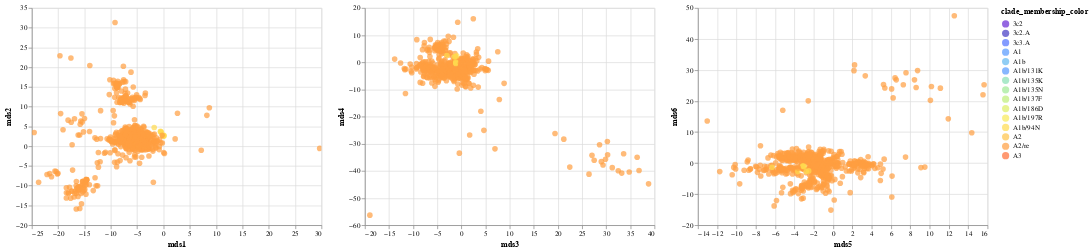

The notebook cell saved with this chart:
### Code cell
chart_12_mds = scatterplot_with_tooltip_interactive(merged_mds_df_ha,'mds1','mds2',"mds1","mds2",['strain','clade_membership'],'clade_membership_color:N', domain, range_)
chart_34_mds = scatterplot_with_tooltip_interactive(merged_mds_df_ha,'mds3','mds4',"mds3","mds4",['strain','clade_membership'],'clade_membership_color:N', domain, range_)
chart_56_mds = scatterplot_with_tooltip_interactive(merged_mds_df_ha,'mds5','mds6',"mds5","mds6",['strain','clade_membership'],'clade_membership_color:N', domain, range_)
chart_12_mds|chart_34_mds|chart_56_mds

### Figure 1 — Vega-Lite specification as saved in the notebook (floating-point values rounded to 4 significant figures; data arrays with more than 128 entries replaced by an {"elided": "..."} marker saying what was removed)
{"config": {"view": {"continuousWidth": 400, "continuousHeight": 300}}, "hconcat": [{"mark": {"type": "circle", "size": 60}, "encoding": {"color": {"type": "nominal", "field": "clade_membership_color", "scale": {"domain": ["3c2", "3c2.A", "3c3.A", "A1", "A1b", "A1b/131K", "A1b/135K", "A1b/135N", "A1b/137F", "A1b/186D", "A1b/197R", "A1b/94N", "A2", "A2/re", "A3"], "range": ["#6626d4", "#4138c3", "#4e70ff", "#5499ff", "#61b8f0", "#5499ff", "#87dfb3", "#a0e994", "#bdee78", "#ddee64", "#f8e957", "#ffdb4e", "#ffc348", "#ff9e40", "#ff6e36"]}}, "tooltip": [{"type": "nominal", "field": "strain"}, {"type": "nominal", "field": "clade_membership"}], "x": {"type": "quantitative", "field": "mds1", "title": "mds1"}, "y": {"type": "quantitative", "field": "mds2", "title": "mds2"}}, "selection": {"selector040": {"type": "interval", "bind": "scales", "encodings": ["x", "y"]}}}, {"mark": {"type": "circle", "size": 60}, "encoding": {"color": {"type": "nominal", "field": "clade_membership_color", "scale": {"domain": ["3c2", "3c2.A", "3c3.A", "A1", "A1b", "A1b/131K", "A1b/135K", "A1b/135N", "A1b/137F", "A1b/186D", "A1b/197R", "A1b/94N", "A2", "A2/re", "A3"], "range": ["#6626d4", "#4138c3", "#4e70ff", "#5499ff", "#61b8f0", "#5499ff", "#87dfb3", "#a0e994", "#bdee78", "#ddee64", "#f8e957", "#ffdb4e", "#ffc348", "#ff9e40", "#ff6e36"]}}, "tooltip": [{"type": "nominal", "field": "strain"}, {"type": "nominal", "field": "clade_membership"}], "x": {"type": "quantitative", "field": "mds3", "title": "mds3"}, "y": {"type": "quantitative", "field": "mds4", "title": "mds4"}}, "selection": {"selector042": {"type": "interval", "bind": "scales", "encodings": ["x", "y"]}}}, {"mark": {"type": "circle", "size": 60}, "encoding": {"color": {"type": "nominal", "field": "clade_membership_color", "scale": {"domain": ["3c2", "3c2.A", "3c3.A", "A1", "A1b", "A1b/131K", "A1b/135K", "A1b/135N", "A1b/137F", "A1b/186D", "A1b/197R", "A1b/94N", "A2", "A2/re", "A3"], "range": ["#6626d4", "#4138c3", "#4e70ff", "#5499ff", "#61b8f0", "#5499ff", "#87dfb3", "#a0e994", "#bdee78", "#ddee64", "#f8e957", "#ffdb4e", "#ffc348", "#ff9e40", "#ff6e36"]}}, "tooltip": [{"type": "nominal", "field": "strain"}, {"type": "nominal", "field": "clade_membership"}], "x": {"type": "quantitative", "field": "mds5", "title": "mds5"}, "y": {"type": "quantitative", "field": "mds6", "title": "mds6"}}, "selection": {"selector044": {"type": "interval", "bind": "scales", "encodings": ["x", "y"]}}}], "data": {"name": "data-cf5bb639775ebdbbcb5cd4ce88d7f365"}, "$schema": "https://vega.github.io/schema/vega-lite/v4.8.1.json", "datasets": {"data-cf5bb639775ebdbbcb5cd4ce88d7f365": {"elided": "750 records"}}}
